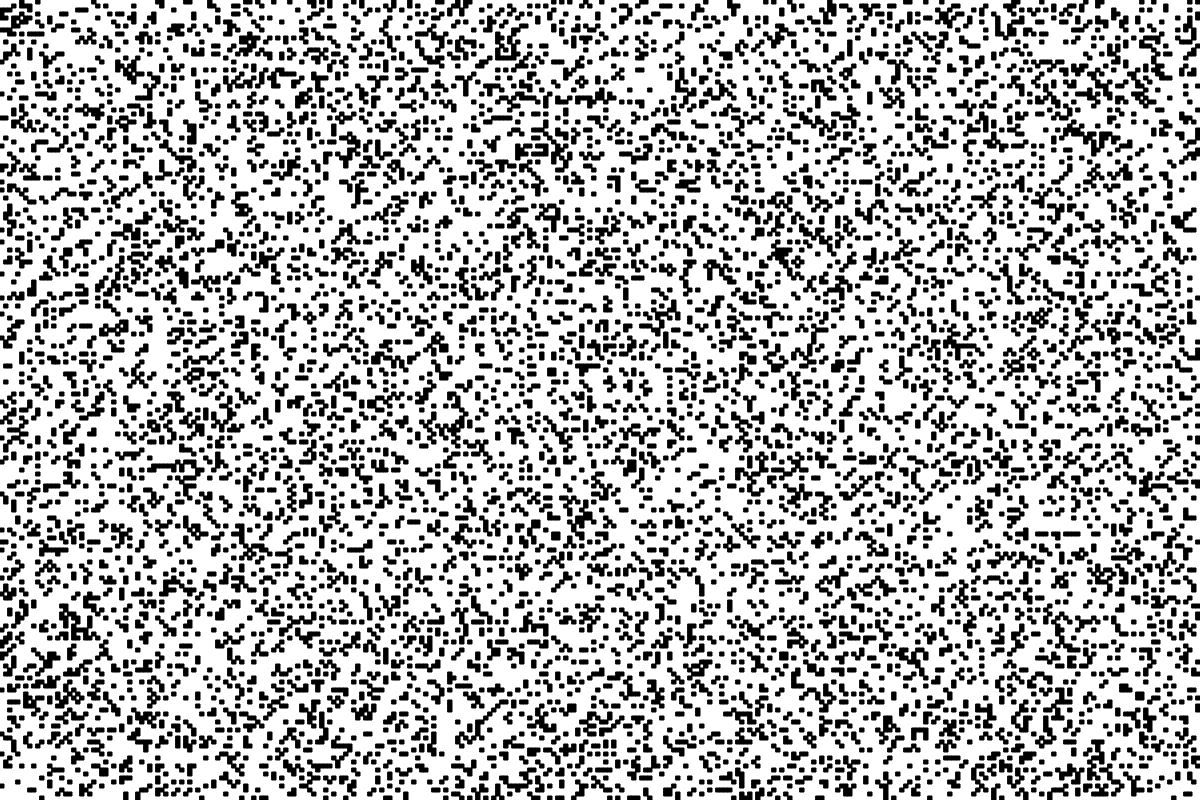
Frame 1 (no input)
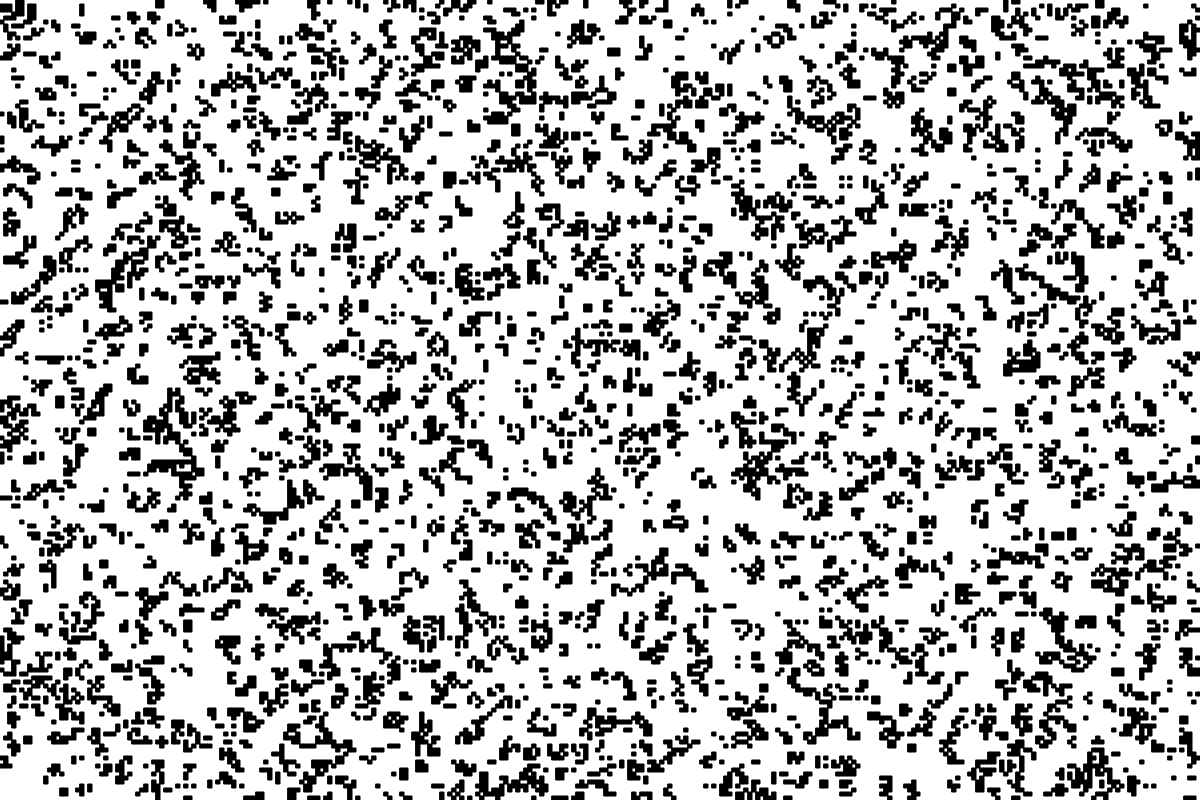
Frame 2 (the mouse pressed at the canvas centre, redrawn once)

The p5.js sketch that drew these frames (run headless with seeded random() and noise() and a simulated clock; the mouse was pressed at the canvas centre and the sketch redrawn once):

// p5.js sketch
// ── sketch.js
/*
  Conway's Game of Life
  Marc Vernet - 1 Oct 2022
*/

const CELL_RESOLUTION = 4;
const CANVAS_WIDTH = 1200;
const CANVAS_HEIGHT = 800;
const SEED_DENSITY = 0.2
const CELL_ALIVE_COLOR = 0;
const CANVAS_BACKGROUND_COLOR = 255;
const TARGET_FRAMERATE = 60

let cols, rows;
let grids = new Array(2);
let currentGridIndex = 0;
let generateNewSeed = false;

function setup() {

  createCanvas(CANVAS_WIDTH, CANVAS_HEIGHT);
  
  cols = width / CELL_RESOLUTION;
  rows = height / CELL_RESOLUTION;
  
  grids[0] = Array.from(Array(cols), () => new Array(rows));
  grids[1] = Array.from(Array(cols), () => new Array(rows));
  createRandomCells(grids[currentGridIndex]);
  
  noLoop();
  frameRate(TARGET_FRAMERATE);
}

function draw() {
  
  let bufferGridIndex = 0;
  
  if(currentGridIndex == 0){bufferGridIndex = 1;}

  renderGrid(grids[currentGridIndex]);
  if(generateNewSeed){
    createRandomCells(grids[bufferGridIndex]);
    generateNewSeed = false;
  }
  else{
    calculateNextGrid(grids[currentGridIndex], grids[bufferGridIndex]);
  }
  currentGridIndex = bufferGridIndex;
}

function createRandomCells(grid){

  for (let x = 0; x < cols; x++){
    for (let y = 0; y < rows; y++){
      grid[x][y] = Math.random() < SEED_DENSITY;
    }
  }
}

function calculateNextGrid(currentGrid, bufferGrid){
  
  for (let x = 0; x < cols; x++){
    for (let y = 0; y < rows; y++){
      bufferGrid[x][y] = calculateCellState(currentGrid, x, y);
    }
  }
}

function renderGrid(grid){

  background (CANVAS_BACKGROUND_COLOR);
  for (let x = 0; x < cols; x++){
    for (let y = 0; y < rows; y++){
      if(grid[x][y] == true){
        fill(CELL_ALIVE_COLOR);
        stroke(CELL_ALIVE_COLOR);
        rect(x * CELL_RESOLUTION ,y * CELL_RESOLUTION, CELL_RESOLUTION, CELL_RESOLUTION);
      }  
    }
  }
}


function calculateCellState(grid, x, y){

  /*
    Every cell interacts with its eight neighbours, which are the cells that are horizontally, vertically, or diagonally adjacent.
    At each step in time, the following transitions occur:

    1 Any live cell with fewer than two live neighbours dies, as if by underpopulation.
    2 Any live cell with two or three live neighbours lives on to the next generation.
    3 Any live cell with more than three live neighbours dies, as if by overpopulation.
    4 Any dead cell with exactly three live neighbours becomes a live cell, as if by reproduction.
  */

  let aliveAdjacentCells = countAliveAdjacentCells(grid, x, y);
  let isAlive = grid[x][y];

  if(isAlive == false && aliveAdjacentCells == 3){
    return true;
  }
  else if(isAlive == true && (aliveAdjacentCells < 2 || aliveAdjacentCells > 3) ){
    return false;
  }
  else{
    return isAlive; 
  }
}

function countAliveAdjacentCells(grid, x, y){
  
  let aliveCellCount = 0;
  for(let i = - 1; i < 2; i++){
    for(let j = - 1; j < 2; j++){
      let col = (x + i + cols) % cols;
      let row = (y + j + rows) % rows;
      if(!(x == col && y== row) && grid[col][row] == true){
          aliveCellCount ++;
      }
    }
  }
  return aliveCellCount;
}

function keyPressed() {
  
  if (keyCode === 32) {  // Space
    if(isLooping()){
      noLoop();
    }else{
      loop();
    }
  }
  else if (keyCode === 82) {  // R
    generateNewSeed = true;
  }
}
